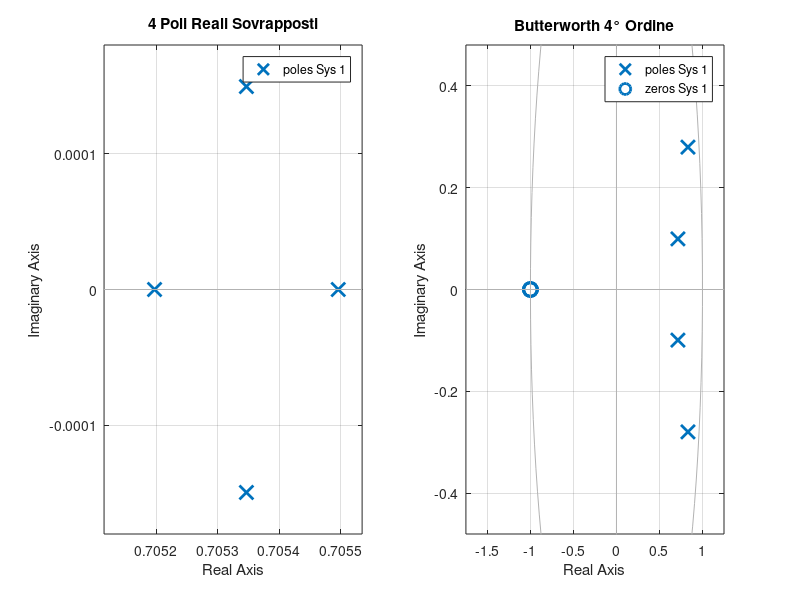

Recreate this plot in MATLAB.
%% Analisi ONLINE Finale: Confronto Mediano, Butterworth e N-Poli Reali
clear; clc; close all;

% --- Parametri di Progetto ---
rootFolder = 'harmonic_curves'; 
fs = 1 / 300;       % Campionamento ogni 300s (5 min)
N_fft = 1024;       

% 1. Configurazione Filtro Butterworth 4° Ordine
fc = 1/5400;        % Taglio a 1.5 ore
ordine_butt = 4;         
[b_butt, a_butt] = butter(ordine_butt, fc/(fs/2), 'low'); 

% 2. Configurazione Filtro a N-Poli Reali (Sostituisce il 2-poli)
N_poli_reali = 4;    % Numero di poli (uguale all'ordine Butterworth per confronto equo)
p = exp(-2*pi*fc/fs); 

% Calcolo ricorsivo del denominatore (1 - p*z^-1)^N
den_Np = 1;
for k = 1:N_poli_reali
    den_Np = conv(den_Np, [1, -p]);
end
num_Np = (1-p)^N_poli_reali;  % Guadagno unitario: (1-p)^N

% 3. Filtro Mediano (Killer degli spike)
medWin = 5; 

patients = dir(fullfile(rootFolder, 'patient*'));

%% --- Calcolo Preliminare della Media di Riferimento ---
psd_ref_list = [];
for i = 1:length(patients)
    filePath = fullfile(rootFolder, patients(i).name, 'curves.mat');
    if exist(filePath, 'file')
        data = load(filePath);
        vars = fieldnames(data);
        for v = 1:length(vars)
            if ~strcmp(vars{v}, 'i_hat')
                sig = detrend(double(data.(vars{v})));
                [pxx, f] = periodogram(sig, [], N_fft, fs);
                psd_ref_list = [psd_ref_list, pxx];
            end
        end
    end
end
m_ref_db = 10*log10(mean(psd_ref_list, 2));

%% --- Loop Principale per Paziente ---
for i = 1:length(patients)
    patientID = patients(i).name;
    filePath = fullfile(rootFolder, patientID, 'curves.mat');
    
    if exist(filePath, 'file')
        data = load(filePath);
        
        if isfield(data, 'i_hat') && isfield(data, 'i_true')
            i_hat_raw = double(data.i_hat);
            i_true = double(data.i_true);
            
            % --- CONFRONTO FILTRI ---
            % A. Filtro N-Poli Reali (Normalizzato)
            i_hat_Np = filter(num_Np, den_Np, i_hat_raw);
            
            % B. Solo Butterworth 4° Ordine
            i_hat_only_butt = filter(b_butt, a_butt, i_hat_raw);
            
            % C. Cascata Ottimale (Mediano + Butterworth)
            sig_med = medfilt1(i_hat_raw, medWin);
            i_hat_ottimale = filter(b_butt, a_butt, sig_med);
            
            % Calcolo PSD per confronto spettrale
            [pxx_orig, ~] = periodogram(detrend(i_hat_raw), [], N_fft, fs);
            [pxx_Np, ~]   = periodogram(detrend(i_hat_Np), [], N_fft, fs);
            [pxx_butt, ~] = periodogram(detrend(i_hat_only_butt), [], N_fft, fs);
            [pxx_ott, ~]  = periodogram(detrend(i_hat_ottimale), [], N_fft, fs);
            
            % --- VISUALIZZAZIONE ---
            figure('Color', 'w', 'Name', ['Confronto - ' patientID], 'Position', [100 100 1200 850]);
            t = (0:length(i_hat_raw)-1) * 5 / 60; % Tempo in ore
            
            % SUBPLOT 1: TEMPO
            subplot(2,1,1);
            plot(t, i_hat_raw, 'Color', [1 0.7 0.7], 'LineWidth', 1.5, 'DisplayName', 'Originale (Spikes)'); hold on;
            plot(t, i_true, 'k', 'LineWidth', 2, 'DisplayName', 'i\_true (REALE)');
            plot(t, i_hat_Np, 'g--', 'LineWidth', 2, 'DisplayName', [num2str(N_poli_reali), '-Poli Reali']);
            plot(t, i_hat_only_butt, 'm:', 'LineWidth', 1.5, 'DisplayName', 'Solo Butterworth 4°');
            plot(t, i_hat_ottimale, 'b', 'LineWidth', 2, 'DisplayName', 'MEDIANO + BUTTERWORTH');
            title(['Paziente: ' patientID ' - Analisi Temporale']);
            ylabel('Ampiezza'); grid on; legend('Location', 'best');
            
            % SUBPLOT 2: FREQUENZA
            subplot(2,1,2);
            plot(f, m_ref_db, 'Color', [0.3 0.3 0.3], 'LineWidth', 2, 'DisplayName', 'Target'); hold on;
            plot(f, 10*log10(pxx_orig), 'r:', 'DisplayName', 'PSD Originale');
            plot(f, 10*log10(pxx_Np), 'g--', 'LineWidth', 2, 'DisplayName', ['PSD ', num2str(N_poli_reali), '-Poli Reali']);
            plot(f, 10*log10(pxx_ott), 'b', 'LineWidth', 2, 'DisplayName', 'PSD Ottimale');
            
            set(gca, 'XScale', 'log');
            title('Confronto Spettrale: N-Poli Reali vs Butterworth');
            xlabel('Frequenza (Hz)'); ylabel('Potenza (dB/Hz)'); grid on;
            legend('Location', 'southwest');
        end
    end
end

%% Analisi Poli-Zeri di Confronto
figure('Name', 'Mappa Poli-Zeri Filtri Finali', 'Color', 'w');
subplot(1,2,1); pzmap(tf(num_Np, den_Np, 1/fs)); 
title([num2str(N_poli_reali), ' Poli Reali Sovrapposti']);
subplot(1,2,2); pzmap(tf(b_butt, a_butt, 1/fs)); 
title(['Butterworth ', num2str(ordine_butt), '° Ordine']);
